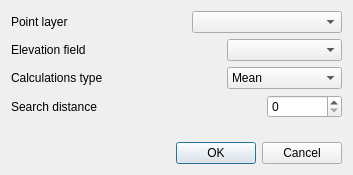
<?xml version="1.0" encoding="UTF-8"?>
<ui version="4.0">
 <class>Dialog</class>
 <widget class="QDialog" name="Dialog">
  <property name="geometry">
   <rect>
    <x>0</x>
    <y>0</y>
    <width>353</width>
    <height>175</height>
   </rect>
  </property>
  <property name="windowTitle">
   <string>Elevation Points Sampling</string>
  </property>
  <layout class="QGridLayout" name="gridLayout">
   <item row="4" column="0">
    <spacer name="verticalSpacer">
     <property name="orientation">
      <enum>Qt::Vertical</enum>
     </property>
     <property name="sizeHint" stdset="0">
      <size>
       <width>20</width>
       <height>40</height>
      </size>
     </property>
    </spacer>
   </item>
   <item row="5" column="0">
    <widget class="QDialogButtonBox" name="buttonBox">
     <property name="orientation">
      <enum>Qt::Horizontal</enum>
     </property>
     <property name="standardButtons">
      <set>QDialogButtonBox::Cancel|QDialogButtonBox::Ok</set>
     </property>
    </widget>
   </item>
   <item row="2" column="0">
    <layout class="QHBoxLayout" name="horizontalLayout_2">
     <property name="bottomMargin">
      <number>0</number>
     </property>
     <item>
      <widget class="QLabel" name="label_2">
       <property name="text">
        <string>Calculations type</string>
       </property>
      </widget>
     </item>
     <item>
      <spacer name="horizontalSpacer_3">
       <property name="orientation">
        <enum>Qt::Horizontal</enum>
       </property>
       <property name="sizeHint" stdset="0">
        <size>
         <width>40</width>
         <height>20</height>
        </size>
       </property>
      </spacer>
     </item>
     <item>
      <widget class="QComboBox" name="calc_cbo">
       <property name="minimumSize">
        <size>
         <width>115</width>
         <height>0</height>
        </size>
       </property>
       <property name="maximumSize">
        <size>
         <width>115</width>
         <height>16777215</height>
        </size>
       </property>
       <item>
        <property name="text">
         <string>Mean</string>
        </property>
       </item>
       <item>
        <property name="text">
         <string>Max</string>
        </property>
       </item>
       <item>
        <property name="text">
         <string>Min</string>
        </property>
       </item>
      </widget>
     </item>
    </layout>
   </item>
   <item row="0" column="0">
    <widget class="QFrame" name="allGridElemsFrame">
     <property name="frameShape">
      <enum>QFrame::NoFrame</enum>
     </property>
     <property name="frameShadow">
      <enum>QFrame::Plain</enum>
     </property>
     <layout class="QVBoxLayout" name="verticalLayout">
      <property name="margin">
       <number>0</number>
      </property>
      <item>
       <layout class="QHBoxLayout" name="horizontalLayout">
        <item>
         <widget class="QLabel" name="label">
          <property name="text">
           <string>Point layer</string>
          </property>
         </widget>
        </item>
        <item>
         <spacer name="horizontalSpacer_2">
          <property name="orientation">
           <enum>Qt::Horizontal</enum>
          </property>
          <property name="sizeHint" stdset="0">
           <size>
            <width>40</width>
            <height>20</height>
           </size>
          </property>
         </spacer>
        </item>
        <item>
         <widget class="QComboBox" name="points_cbo">
          <property name="sizePolicy">
           <sizepolicy hsizetype="MinimumExpanding" vsizetype="Fixed">
            <horstretch>0</horstretch>
            <verstretch>0</verstretch>
           </sizepolicy>
          </property>
          <property name="minimumSize">
           <size>
            <width>150</width>
            <height>0</height>
           </size>
          </property>
          <property name="maximumSize">
           <size>
            <width>150</width>
            <height>16777215</height>
           </size>
          </property>
         </widget>
        </item>
       </layout>
      </item>
      <item>
       <layout class="QHBoxLayout" name="horizontalLayout_3">
        <property name="bottomMargin">
         <number>0</number>
        </property>
        <item>
         <widget class="QLabel" name="label_3">
          <property name="text">
           <string>Elevation field</string>
          </property>
         </widget>
        </item>
        <item>
         <spacer name="horizontalSpacer">
          <property name="orientation">
           <enum>Qt::Horizontal</enum>
          </property>
          <property name="sizeHint" stdset="0">
           <size>
            <width>40</width>
            <height>20</height>
           </size>
          </property>
         </spacer>
        </item>
        <item>
         <widget class="QgsFieldComboBox" name="fields_cbo">
          <property name="sizePolicy">
           <sizepolicy hsizetype="MinimumExpanding" vsizetype="Fixed">
            <horstretch>0</horstretch>
            <verstretch>0</verstretch>
           </sizepolicy>
          </property>
          <property name="minimumSize">
           <size>
            <width>115</width>
            <height>0</height>
           </size>
          </property>
          <property name="maximumSize">
           <size>
            <width>115</width>
            <height>16777215</height>
           </size>
          </property>
         </widget>
        </item>
       </layout>
      </item>
     </layout>
    </widget>
   </item>
   <item row="3" column="0">
    <layout class="QHBoxLayout" name="horizontalLayout_4">
     <property name="bottomMargin">
      <number>0</number>
     </property>
     <item>
      <widget class="QLabel" name="label_4">
       <property name="text">
        <string>Search distance</string>
       </property>
      </widget>
     </item>
     <item>
      <spacer name="horizontalSpacer_4">
       <property name="orientation">
        <enum>Qt::Horizontal</enum>
       </property>
       <property name="sizeHint" stdset="0">
        <size>
         <width>40</width>
         <height>20</height>
        </size>
       </property>
      </spacer>
     </item>
     <item>
      <widget class="QSpinBox" name="search_spin_box">
       <property name="minimumSize">
        <size>
         <width>75</width>
         <height>0</height>
        </size>
       </property>
       <property name="maximumSize">
        <size>
         <width>75</width>
         <height>16777215</height>
        </size>
       </property>
      </widget>
     </item>
    </layout>
   </item>
  </layout>
 </widget>
 <customwidgets>
  <customwidget>
   <class>QgsFieldComboBox</class>
   <extends>QComboBox</extends>
   <header>qgis.gui</header>
  </customwidget>
 </customwidgets>
 <resources/>
 <connections>
  <connection>
   <sender>buttonBox</sender>
   <signal>accepted()</signal>
   <receiver>Dialog</receiver>
   <slot>accept()</slot>
   <hints>
    <hint type="sourcelabel">
     <x>248</x>
     <y>254</y>
    </hint>
    <hint type="destinationlabel">
     <x>157</x>
     <y>274</y>
    </hint>
   </hints>
  </connection>
  <connection>
   <sender>buttonBox</sender>
   <signal>rejected()</signal>
   <receiver>Dialog</receiver>
   <slot>reject()</slot>
   <hints>
    <hint type="sourcelabel">
     <x>316</x>
     <y>260</y>
    </hint>
    <hint type="destinationlabel">
     <x>286</x>
     <y>274</y>
    </hint>
   </hints>
  </connection>
 </connections>
</ui>
